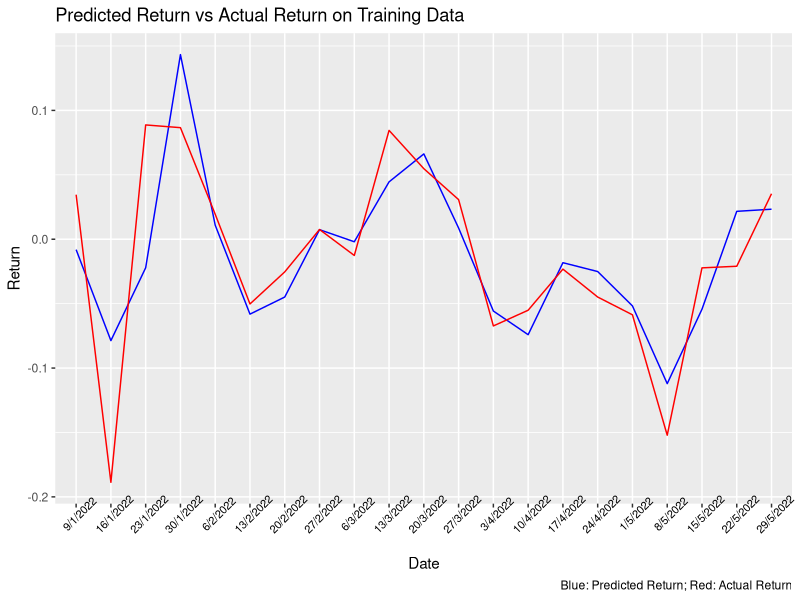
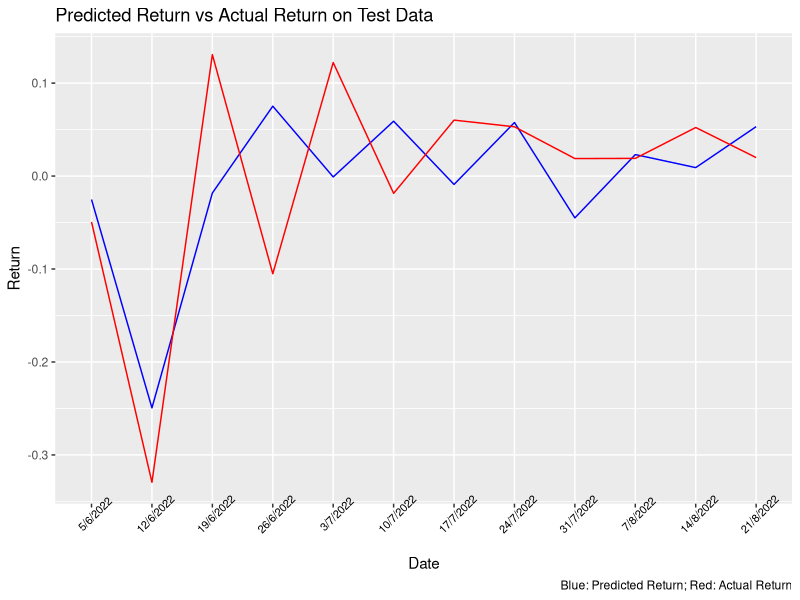

Write the R code that produced these figures, in order.
## ---- chunk 1
## Install the Libraries

#install.packages("Metrics")
#install.packages("MLmetrics")
#install.packages("knitr")
#install.packages("kableExtra")

#install.packages("tidyverse")
#install.packages("dplyr")

## ---- chunk 2
## Use the Libraries

library(Metrics)
library(MLmetrics)
library(knitr)
library(kableExtra)

library(tidyverse)
library(dplyr)
## ---- chunk 3
## Read the Data

data = read.csv(file = 'data/bitcoin_price_weekly_2022_2.csv')
data_train = read.csv(file = 'data/bitcoin_price_weekly_2022_train_2_v2.csv')
data_test = read.csv(file = 'data/bitcoin_price_weekly_2022_test_2.csv')

## ---- chunk 4
## Build the Regression Model

regression_model = lm(close_return ~ sentiment2 + sentiment2_1, data = data_train)
regression_model

## ---- chunk 5
## Summary of the Regression Model

lin = summary(regression_model)
summary(regression_model)

## ---- chunk 6
# Calculate the Predicted Return

predicted_return = lin$coefficients[1, 1] + lin$coefficients[2, 1]*data_test$sentiment2 + lin$coefficients[3, 1]*data_test$sentiment2_1

predicted_return_train = lin$coefficients[1, 1] + lin$coefficients[2, 1]*data_train$sentiment2 + lin$coefficients[3, 1]*data_train$sentiment2_1

## ---- chunk 7
# Predicted Return vs Actual Return on Training Data

signs = c()
signs_word = c()

for (i in 1:length(predicted_return_train))
  if (sign(predicted_return_train[i]) == sign(data_train$close_return[i])){
  signs[i] = 1
  signs_word[i] = "same"
  } else{
  signs[i] = 0
  signs_word[i] = "different"
  }


table_1 = data.frame(data_train$Date, predicted_return_train, data_train$close_return, signs_word)

table_1 %>%
  knitr::kable(caption = "Table 1: Predicted Return vs Actual Return on Training Data", align = "lrrr", digits = 3, col.name = c("Date", "Predicted Return", "Actual Return", "Sign")) %>%
  kableExtra::kable_styling(bootstrap_options = "striped", full_width = FALSE)


accuray = sum(signs)/length(signs)

print(paste("The Accuray Rate of the Sign is", accuray))
## ---- chunk 8
graph_1 = data.frame(x1 = data_train$Date, y1 = predicted_return_train, y2 = data_train$close_return)


ggplot(graph_1, aes(x = x1)) + geom_line(aes(y = y1, group = 1), color = "blue") + geom_line(aes(y = y2, group = 1), color = "red") + xlab('Date') + ylab('Return') + labs(title="Predicted Return vs Actual Return on Training Data") + theme(axis.text.x = element_text(color = "black", size = 8, angle = 45)) + scale_x_discrete(limits = data_train$Date) + labs(caption = "Blue: Predicted Return; Red: Actual Return")

## ---- chunk 9
# Predicted Return vs Actual Return on Test Data

signs = c()
signs_word = c()

for (i in 1:length(predicted_return))
  if (sign(predicted_return[i]) == sign(data_test$close_return[i])){
  signs[i] = 1
  signs_word[i] = "same"
  } else{
  signs[i] = 0
  signs_word[i] = "different"
  }


table_2 = data.frame(data_test$Date, predicted_return, data_test$close_return, signs_word)

table_2 %>%
  knitr::kable(caption = "Table 2: Predicted Return vs Actual Return on Test Data", align = "lrrr", digits = 3, col.name = c("Date", "Predicted Return", "Actual Return", "Sign")) %>%
  kableExtra::kable_styling(bootstrap_options = "striped", full_width = FALSE)


accuray = sum(signs)/length(signs)

print(paste("The Accuray Rate of the Sign is", accuray))
## ---- chunk 10
graph_2 = data.frame(x1 = data_test$Date, y1 = predicted_return, y2 = data_test$close_return)

ggplot(graph_2, aes(x = x1)) + geom_line(aes(y = y1, group = 1), color = "blue") + geom_line(aes(y = y2, group = 1), color = "red") + xlab('Date') + ylab('Return') + labs(title="Predicted Return vs Actual Return on Test Data") + theme(axis.text.x = element_text(color = "black", size = 8, angle = 45)) + scale_x_discrete(limits = data_test$Date) + labs(caption = "Blue: Predicted Return; Red: Actual Return")
## ---- chunk 11


average_close_return = c()

for (i in 1:length(predicted_return))
  average_close_return[i] = -0.01836472


#Mean Absolute Error (MAE)
a = mae(data_test$close_return, predicted_return)
a_2 = mae(data_test$close_return, average_close_return)


#Mean Squared Error (MSE)
b = mse(data_test$close_return, predicted_return)
b_2 = mse(data_test$close_return, average_close_return)


# Root Mean Squared Error (RMSE)
c = rmse(data_test$close_return, predicted_return)
c_2 = rmse(data_test$close_return, average_close_return)



#Mean absolute percentage error (MAPE)
e = MAPE(predicted_return, data_test$close_return)
e_2 = MAPE(average_close_return, data_test$close_return)


#Relative absolute error (RAE)
f = rae(actual = data_test$close_return, predicted = predicted_return)
f_2 = rae(actual = data_test$close_return, predicted = average_close_return)

metric = c("Mean Absolute Error (MAE)", "Mean Squared Error (MSE)", "Root Mean Squared Error (RMSE)", "Mean absolute percentage error (MAPE)", "Relative absolute error (RAE)")
Model = c(a, b, c, e, f)
baseline_model = c(a_2, b_2, c_2, e_2, f_2)
high_low = c()
diff = c()

for (i in 1:length(Model))
  if (Model[i] > baseline_model[i]){
  high_low[i] = "Worse"
  diff[i] = Model[i] - baseline_model[i]
  } else{
  high_low[i] = "Better"
  diff[i] = Model[i] - baseline_model[i]
  }

table_3 = data.frame(metric, Model, baseline_model, high_low, diff)

table_3 %>%
  knitr::kable(caption = "Table 3: Regression Model vs Baseline Model", align = "lrrrr",  digits = 4, col.name = c("Metric","Regression Model", "Baseline Model", "Better or Worse", "Difference")) %>%
  kableExtra::kable_styling(bootstrap_options = "striped", full_width = FALSE)

average_close_return
